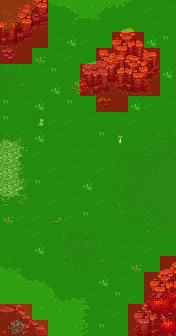

This is a level from a 2D game, rendered from its Tiled map with the project's own tilesets. A one-line summary and the complete map file follow:
An orthogonal 11x21 tile map with 16x16 px tiles, 9 tile layers (Tile Layer 4, Tile Layer 5, Tile Layer 8, Tile Layer 6, ...).

<map version="1.5" tiledversion="2021.02.15" orientation="orthogonal" renderorder="left-down" width="11" height="21" tilewidth="16" tileheight="16" infinite="0" nextlayerid="16" nextobjectid="1">
 <tileset firstgid="1" source="../world_tiles/tileset.tsx" />
 <layer id="10" name="Tile Layer 4" width="11" height="21">
  <data encoding="csv">
10715,10715,10103,10104,10105,10106,10107,10108,10109,10715,10715,
10715,10715,10715,10715,10205,10206,10207,10715,10715,10715,10715,
10715,10715,10715,10715,10715,10715,10715,10715,10715,10715,10715,
10715,10715,10715,10715,10715,10715,10715,10715,10715,10715,10715,
10715,10715,10715,10715,10715,10715,10715,10715,10715,10715,10715,
10715,10715,10715,10715,10715,10715,10715,10715,10715,10715,10715,
10715,10715,10715,10715,10715,10715,10715,10715,10715,10715,10715,
10715,10715,10715,10715,10715,10715,10715,10715,10715,10715,10715,
11423,11424,10715,10715,10715,10715,10715,10715,10715,9527,9528,
11523,11524,10715,10715,10715,10715,10715,9625,9626,9627,9628,
11623,11624,10715,10715,10715,10715,10715,9725,9726,9727,9728,
11723,11724,10715,10715,10715,10715,10715,9825,9826,9827,9828,
11823,11824,10715,10715,10715,10715,10715,9925,9926,9927,9928,
10715,10715,10715,10715,10715,10715,10715,10025,10026,10027,10028,
10715,10715,10715,10715,10715,10715,10715,10715,10715,10127,10128,
10715,10715,10715,10715,10715,10715,10715,10715,10715,10715,10715,
9406,9407,10715,10715,10715,10715,10715,10715,10715,10715,10715,
9506,9507,9508,9509,10715,10715,10715,10715,10715,10715,10715,
9606,9607,9608,9609,9610,9611,10715,10715,10715,10715,10715,
9706,9707,9708,9709,9710,9711,10715,10715,10715,10715,10715,
9806,9807,9808,9809,9810,9811,10715,10715,10715,10715,10715
</data>
 </layer>
 <layer id="11" name="Tile Layer 5" width="11" height="21">
  <data encoding="csv">
6608,6609,6610,0,0,0,0,0,0,0,0,
6708,6709,6710,0,0,0,0,0,0,0,0,
6808,6809,6810,0,0,0,0,0,0,0,0,
0,0,0,0,0,0,0,0,0,0,0,
0,0,0,0,0,0,0,0,0,0,0,
0,0,0,0,0,0,0,0,0,0,0,
0,0,0,0,0,0,0,0,0,0,0,
0,0,0,0,0,0,0,0,0,0,0,
0,0,0,0,0,0,0,0,0,0,0,
0,0,0,0,0,0,0,0,0,0,0,
0,0,0,0,0,0,0,0,0,0,0,
0,0,0,0,0,0,0,0,0,0,0,
0,0,0,0,0,0,0,0,0,0,0,
0,0,0,0,0,0,0,0,0,0,0,
0,0,0,0,0,0,0,0,0,0,0,
0,0,0,0,0,0,0,0,0,0,0,
0,0,0,0,0,0,0,0,0,0,0,
0,0,0,0,0,0,0,0,0,0,0,
0,0,0,0,0,0,0,0,0,0,0,
5820,5821,5822,0,0,0,0,0,0,0,0,
5920,5921,5922,0,0,0,0,0,0,0,0
</data>
 </layer>
 <layer id="14" name="Tile Layer 8" width="11" height="21">
  <data encoding="csv">
0,0,0,0,0,0,0,0,0,0,0,
0,0,0,0,0,0,0,0,0,0,0,
0,0,0,0,0,0,0,0,0,0,0,
0,0,0,0,0,0,0,0,0,0,0,
0,0,0,0,0,0,0,0,0,0,0,
0,0,0,0,0,0,0,0,0,0,0,
0,0,0,0,0,0,0,0,0,0,0,
0,0,0,0,0,0,0,0,0,0,0,
0,0,0,0,0,0,0,0,0,0,0,
0,0,0,0,0,0,0,0,0,0,0,
0,0,0,0,0,0,0,0,0,0,0,
0,0,0,0,0,0,0,0,0,0,0,
0,0,0,0,0,0,0,0,0,0,0,
0,0,0,0,0,0,0,0,0,0,0,
0,0,0,0,0,0,0,0,0,0,0,
0,0,0,0,0,0,0,0,0,0,0,
0,0,0,0,0,0,0,0,0,8970,8971,
0,0,0,0,0,0,0,0,0,9070,9071,
0,0,0,0,0,0,0,0,0,9170,9171,
0,0,0,0,0,0,0,0,0,9270,9271,
0,0,0,0,0,0,0,0,0,0,0
</data>
 </layer>
 <layer id="12" name="Tile Layer 6" width="11" height="21">
  <data encoding="csv">
0,0,0,0,0,0,0,0,0,0,0,
0,0,0,0,0,0,8866,8867,8868,8869,0,
0,0,0,0,0,0,8966,8967,8968,8969,0,
0,0,0,0,0,0,9066,9067,9068,9069,0,
0,0,0,0,0,0,9166,9167,9168,9169,0,
0,0,0,0,0,0,9266,9267,9268,9269,0,
0,0,0,0,0,0,0,0,0,0,0,
0,0,0,0,0,0,0,0,0,0,0,
0,0,0,0,0,0,0,0,0,0,0,
0,0,0,0,0,0,0,0,0,0,0,
0,0,0,0,0,0,0,0,0,0,0,
0,0,0,0,0,0,0,0,0,0,0,
0,0,0,0,0,0,0,0,0,0,0,
0,0,0,0,0,0,0,0,0,0,0,
0,0,0,0,0,0,0,0,0,0,0,
0,0,0,0,0,0,0,0,0,0,0,
0,0,0,0,0,0,0,0,0,0,0,
0,0,0,0,0,0,0,0,0,0,0,
0,0,0,0,0,0,0,0,0,0,0,
0,0,0,0,0,0,0,0,0,0,0,
11983,11984,0,0,0,0,0,0,0,0,0
</data>
 </layer>
 <layer id="13" name="Tile Layer 7" width="11" height="21">
  <data encoding="csv">
0,0,0,0,0,0,0,0,0,0,0,
0,0,0,0,0,0,0,0,0,0,0,
0,0,0,0,0,0,0,0,0,0,0,
0,0,0,0,0,9388,9389,0,0,0,0,
0,0,0,0,0,9488,9489,0,0,0,0,
0,0,0,0,0,9588,9589,0,0,0,0,
0,0,0,0,0,0,0,0,0,0,0,
0,0,0,0,0,0,0,0,0,0,0,
0,0,0,0,0,0,0,0,0,0,0,
0,0,0,0,0,0,0,0,0,0,0,
0,0,0,0,0,0,0,0,0,0,0,
0,0,0,0,0,0,0,0,0,0,0,
0,0,0,0,0,0,0,0,0,0,0,
0,0,0,0,0,0,0,0,0,0,0,
0,0,0,0,0,0,0,0,0,0,0,
0,0,0,0,0,0,0,0,0,0,0,
0,0,0,0,0,0,0,0,0,0,0,
0,0,0,0,0,0,0,0,0,0,0,
0,0,0,0,0,0,0,0,9970,9971,9972,
0,0,0,0,0,0,0,0,10070,10071,10072,
0,0,0,0,0,0,0,0,10170,10171,10172
</data>
 </layer>
 <layer id="15" name="Tile Layer 9" width="11" height="21">
  <data encoding="csv">
0,0,0,0,0,9807,0,0,0,10717,10716,
0,0,0,0,0,0,0,0,0,10716,0,
0,0,0,10716,11030,10717,0,0,0,11030,11630,
10331,10332,11627,10716,10717,0,0,0,0,0,0,
10431,10432,10716,11630,0,0,0,0,0,0,11030,
10531,10532,0,11030,11370,11371,0,0,0,0,0,
11630,10716,11030,0,11630,0,10717,0,11030,10717,10716,
11630,0,0,10717,10717,10716,0,10716,10717,0,0,
0,0,11030,10716,0,0,11630,0,0,0,0,
0,0,10717,0,10716,10716,0,0,0,0,0,
0,0,0,10717,10716,0,10717,0,0,0,0,
0,0,11630,10716,0,11030,0,0,0,0,0,
0,0,0,10717,10716,0,10717,0,0,0,0,
11627,10717,10717,10716,10717,11630,0,0,0,0,0,
0,10716,10717,10329,10330,10331,10332,0,0,0,0,
0,0,11030,10429,10430,10431,10432,10716,10716,10717,0,
0,0,0,10529,10530,10531,10532,10716,11627,0,0,
0,0,0,0,0,0,11030,10716,0,0,0,
0,0,0,0,0,0,0,11630,10717,10875,10876,
0,0,0,9807,0,0,10716,10717,0,10975,10976,
0,0,0,0,9807,0,11630,0,0,11075,11076
</data>
 </layer>
 <layer id="7" name="anim" width="11" height="21">
  <data encoding="csv">
0,0,0,0,0,0,0,0,0,0,0,
0,0,0,0,0,0,0,0,0,0,0,
0,0,0,0,0,0,0,0,0,0,0,
15622,0,0,0,0,0,0,0,0,0,0,
0,0,0,0,0,0,0,0,0,0,0,
0,0,0,0,0,0,0,0,0,0,0,
0,0,0,0,0,0,15623,0,0,0,0,
0,0,0,0,0,0,0,0,0,0,0,
0,0,0,0,0,0,0,0,0,0,0,
0,0,0,0,0,0,0,0,0,0,0,
0,0,0,0,0,0,0,0,0,0,0,
0,0,0,0,0,0,0,0,0,0,0,
0,0,0,0,0,0,0,0,0,0,0,
0,0,0,0,0,0,0,0,0,0,0,
0,0,0,0,0,0,0,0,0,0,0,
0,0,0,0,0,0,0,0,0,0,0,
0,0,0,0,0,0,0,0,0,0,0,
0,0,0,0,0,0,0,0,0,0,0,
0,0,0,0,0,0,0,0,0,0,0,
0,0,0,0,0,0,0,0,0,0,0,
0,0,0,0,0,0,0,0,0,0,0
</data>
 </layer>
 <layer id="8" name="characters" width="11" height="21">
  <data encoding="csv">
0,0,0,0,0,0,0,0,0,0,0,
0,0,0,0,0,0,0,0,0,0,0,
0,0,0,0,0,0,0,0,0,0,0,
0,0,0,0,0,0,0,0,0,0,0,
0,0,0,0,0,0,0,0,0,0,0,
0,0,0,0,0,0,0,0,0,0,0,
0,0,0,0,0,0,0,0,0,0,0,
0,0,15502,0,0,0,0,0,0,0,0,
0,0,0,0,0,0,0,15504,0,0,0,
0,0,0,0,0,0,0,0,0,0,0,
0,0,0,0,0,0,0,0,0,0,0,
0,0,0,0,0,0,0,0,0,0,0,
0,0,0,0,0,0,0,0,0,0,0,
0,0,0,15404,0,0,0,0,0,0,0,
0,0,0,0,0,0,0,0,0,0,0,
0,0,0,0,0,0,0,0,0,0,0,
0,0,0,0,0,0,0,0,0,0,0,
0,0,0,0,0,0,0,0,0,0,0,
0,0,0,0,0,0,0,0,0,0,0,
0,0,0,0,0,0,0,0,0,0,0,
0,0,0,0,0,0,0,0,0,0,0
</data>
 </layer>
 <layer id="9" name="walkable" width="11" height="21">
  <data encoding="csv">
15437,15437,15437,15537,15537,15537,15537,15537,15537,15537,15537,
15437,15437,15437,15537,15537,15537,15537,15537,15537,15537,15537,
15437,15437,15437,15537,15537,15537,15537,15437,15437,15537,15537,
15437,15437,15537,15537,15537,15537,15437,15437,15437,15437,15537,
15537,15537,15537,15537,15537,15437,15437,15437,15437,15437,15537,
15537,15537,15537,15537,15537,15437,15437,15437,15437,15437,15537,
15537,15537,15537,15537,15537,15537,15437,15437,15537,15537,15537,
15537,15537,15537,15537,15537,15537,15537,15537,15537,15537,15537,
15537,15537,15537,15537,15537,15537,15537,15537,15537,15537,15537,
15537,15537,15537,15537,15537,15537,15537,15537,15537,15537,15537,
15537,15537,15537,15537,15537,15537,15537,15537,15537,15537,15537,
15537,15537,15537,15537,15537,15537,15537,15537,15537,15537,15537,
15537,15537,15537,15537,15537,15537,15537,15537,15537,15537,15537,
15537,15537,15537,15537,15537,15537,15537,15537,15537,15537,15537,
15537,15537,15537,15537,15537,15537,15537,15537,15537,15537,15537,
15537,15537,15537,15537,15537,15537,15537,15537,15537,15537,15537,
15537,15537,15537,15537,15537,15537,15537,15537,15537,15537,15437,
15537,15537,15537,15537,15537,15537,15537,15537,15537,15437,15437,
15537,15537,15537,15537,15537,15537,15537,15537,15537,15437,15437,
15437,15437,15537,15537,15537,15537,15537,15537,15437,15437,15437,
15437,15437,15437,15537,15537,15537,15537,15537,15437,15437,15437
</data>
 </layer>
</map>
